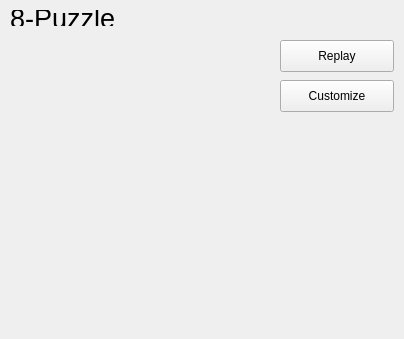
<?xml version="1.0" encoding="UTF-8"?>
<ui version="4.0">
 <class>MainWindow</class>
 <widget class="QMainWindow" name="MainWindow">
  <property name="geometry">
   <rect>
    <x>0</x>
    <y>0</y>
    <width>404</width>
    <height>339</height>
   </rect>
  </property>
  <property name="windowTitle">
   <string>MainWindow</string>
  </property>
  <widget class="QWidget" name="centralwidget">
   <widget class="QWidget" name="gridLayoutWidget">
    <property name="geometry">
     <rect>
      <x>10</x>
      <y>40</y>
      <width>261</width>
      <height>281</height>
     </rect>
    </property>
    <layout class="QGridLayout" name="gridLayout"/>
   </widget>
   <widget class="QLabel" name="label">
    <property name="geometry">
     <rect>
      <x>10</x>
      <y>10</y>
      <width>241</width>
      <height>16</height>
     </rect>
    </property>
    <property name="font">
     <font>
      <pointsize>20</pointsize>
     </font>
    </property>
    <property name="text">
     <string>8-Puzzle</string>
    </property>
   </widget>
   <widget class="QPushButton" name="pushButton">
    <property name="geometry">
     <rect>
      <x>280</x>
      <y>40</y>
      <width>114</width>
      <height>32</height>
     </rect>
    </property>
    <property name="text">
     <string>Replay</string>
    </property>
   </widget>
   <widget class="QPushButton" name="customizeButton">
    <property name="geometry">
     <rect>
      <x>280</x>
      <y>80</y>
      <width>114</width>
      <height>32</height>
     </rect>
    </property>
    <property name="text">
     <string>Customize</string>
    </property>
   </widget>
  </widget>
  <action name="actionSettings">
   <property name="text">
    <string>Change Parameters</string>
   </property>
  </action>
  <action name="actionOpen">
   <property name="text">
    <string>&amp;Open</string>
   </property>
   <property name="toolTip">
    <string>Open</string>
   </property>
   <property name="shortcut">
    <string>Alt+O</string>
   </property>
  </action>
  <action name="actionClose">
   <property name="text">
    <string>&amp;Close</string>
   </property>
   <property name="toolTip">
    <string>Close</string>
   </property>
   <property name="shortcut">
    <string>Alt+C</string>
   </property>
  </action>
  <action name="actionExit">
   <property name="text">
    <string>&amp;Exit</string>
   </property>
   <property name="shortcut">
    <string>Alt+X</string>
   </property>
  </action>
 </widget>
 <resources/>
 <connections>
  <connection>
   <sender>customizeButton</sender>
   <signal>clicked()</signal>
   <receiver>MainWindow</receiver>
   <slot>onCustomize()</slot>
   <hints>
    <hint type="sourcelabel">
     <x>302</x>
     <y>84</y>
    </hint>
    <hint type="destinationlabel">
     <x>306</x>
     <y>195</y>
    </hint>
   </hints>
  </connection>
  <connection>
   <sender>pushButton</sender>
   <signal>clicked()</signal>
   <receiver>MainWindow</receiver>
   <slot>onReplay()</slot>
   <hints>
    <hint type="sourcelabel">
     <x>349</x>
     <y>60</y>
    </hint>
    <hint type="destinationlabel">
     <x>317</x>
     <y>154</y>
    </hint>
   </hints>
  </connection>
 </connections>
 <slots>
  <slot>onPlusPressed()</slot>
  <slot>onMinusPressed()</slot>
  <slot>onEqualPressed()</slot>
  <slot>onReplay()</slot>
  <slot>onCustomize()</slot>
 </slots>
</ui>
